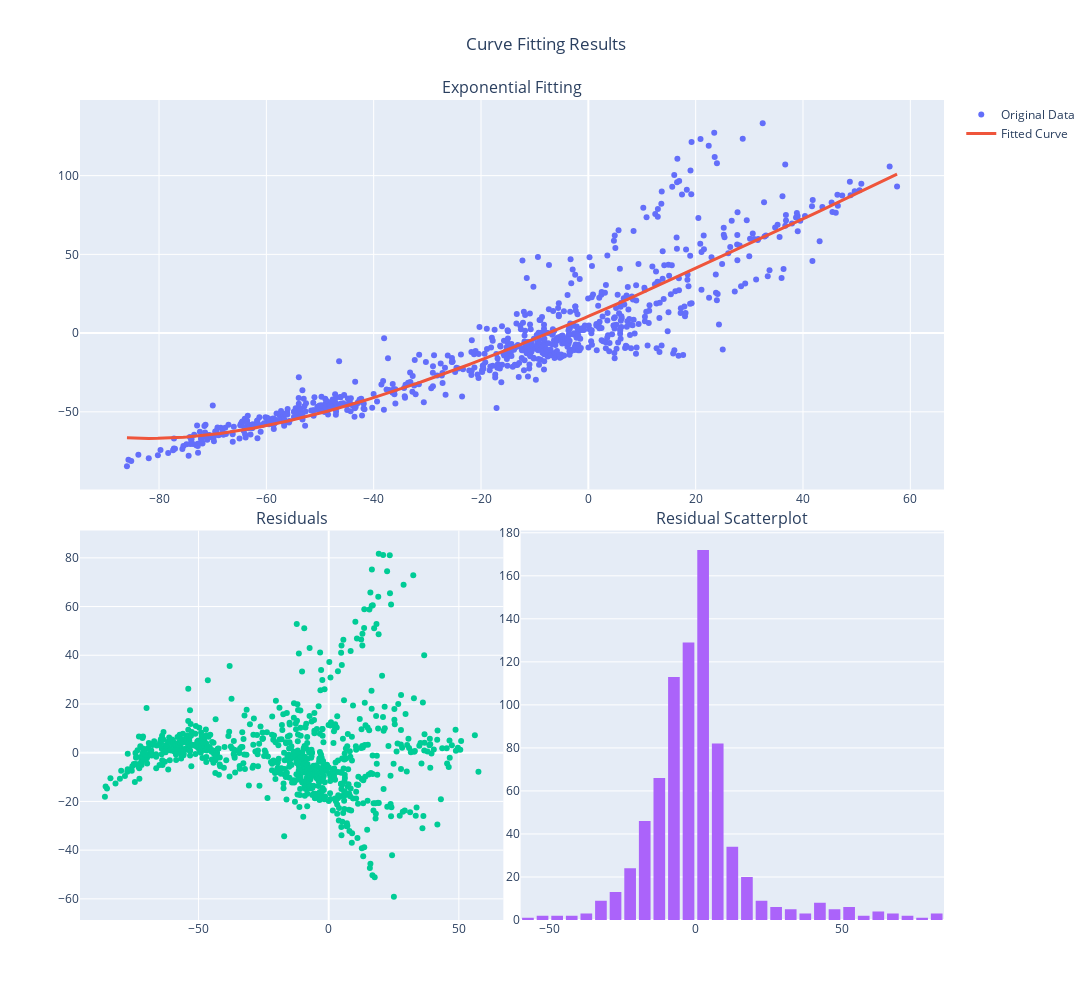

Notebook code for this chart:
### Code cell
fig = make_subplots(
    rows=2,
    cols=2,
    specs=[[{"colspan": 2}, None], [{}, {}]],
    horizontal_spacing=0.02,
    vertical_spacing=0.05,
    subplot_titles=["Exponential Fitting", "Residuals", "Residual Scatterplot"],
)
fig.add_trace(go.Scatter(x=x, y=y, mode="markers", name="Original Data"), row=1, col=1)
fig.add_trace(
    go.Scatter(x=x, y=exponential(x, *pars), mode="lines", name="Fitted Curve", line_width=3),
    row=1,
    col=1,
)
fig.add_trace(go.Scatter(x=x, y=res, mode="markers", showlegend=False), row=2, col=1)
fig.add_trace(go.Histogram(x=res, nbinsx=50, showlegend=False), row=2, col=2)

fig.update_layout(
    width=PLOT_WIDTH * 1.5,
    height=PLOT_HEIGHT * 2,
    title_text="Curve Fitting Results",
    title_x=0.5,
    bargap=0.2,
)
fig.show()
fig.write_image("../plots/Curve Fitting Results (Google).png")

### Figure 1 — Plotly figure (JSON) as saved in the notebook; plotly's stock layout.template omitted (floating-point values rounded to 4 significant figures; data arrays with more than 128 entries replaced by an {"elided": "..."} marker saying what was removed)
{"data": [{"mode": "markers", "name": "Original Data", "type": "scatter", "x": {"elided": "775 float values"}, "xaxis": "x", "y": {"elided": "775 float values"}, "yaxis": "y"}, {"line": {"width": 3}, "mode": "lines", "name": "Fitted Curve", "type": "scatter", "x": {"elided": "775 float values"}, "xaxis": "x", "y": {"elided": "775 float values"}, "yaxis": "y"}, {"mode": "markers", "showlegend": false, "type": "scatter", "x": {"elided": "775 float values"}, "xaxis": "x2", "y": {"elided": "775 float values"}, "yaxis": "y2"}, {"nbinsx": 50, "showlegend": false, "type": "histogram", "x": {"elided": "775 float values"}, "xaxis": "x3", "yaxis": "y3"}], "layout": {"annotations": [{"font": {"size": 16}, "showarrow": false, "text": "Exponential Fitting", "x": 0.5, "xanchor": "center", "xref": "paper", "y": 1, "yanchor": "bottom", "yref": "paper"}, {"font": {"size": 16}, "showarrow": false, "text": "Residuals", "x": 0.245, "xanchor": "center", "xref": "paper", "y": 0.475, "yanchor": "bottom", "yref": "paper"}, {"font": {"size": 16}, "showarrow": false, "text": "Residual Scatterplot", "x": 0.755, "xanchor": "center", "xref": "paper", "y": 0.475, "yanchor": "bottom", "yref": "paper"}], "bargap": 0.2, "height": 1000, "title": {"text": "Curve Fitting Results", "x": 0.5}, "width": 1500, "xaxis": {"anchor": "y", "domain": [0, 1]}, "xaxis2": {"anchor": "y2", "domain": [0, 0.49]}, "xaxis3": {"anchor": "y3", "domain": [0.51, 1]}, "yaxis": {"anchor": "x", "domain": [0.525, 1]}, "yaxis2": {"anchor": "x2", "domain": [0, 0.475]}, "yaxis3": {"anchor": "x3", "domain": [0, 0.475]}}}
